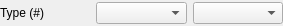
<?xml version="1.0" encoding="UTF-8"?>
<ui version="4.0">
 <class>DlgPrefSoundItem</class>
 <widget class="QWidget" name="DlgPrefSoundItem">
  <property name="geometry">
   <rect>
    <x>0</x>
    <y>0</y>
    <width>283</width>
    <height>26</height>
   </rect>
  </property>
  <property name="windowTitle">
   <string extracomment="Constructs new sound items inside the Sound Hardware Preferences, representing an AudioPath and SoundDevice">Sound Item Preferences</string>
  </property>
  <layout class="QHBoxLayout" name="horizontalLayout">
   <property name="margin">
    <number>0</number>
   </property>
   <item>
    <widget class="QLabel" name="typeLabel">
     <property name="text">
      <string>Type (#)</string>
     </property>
     <property name="buddy">
      <cstring>deviceComboBox</cstring>
     </property>
    </widget>
   </item>
   <item>
    <widget class="QComboBox" name="deviceComboBox">
     <property name="accessibleName">
      <string notr="true">device</string>
     </property>
    </widget>
   </item>
   <item>
    <widget class="QComboBox" name="channelComboBox">
     <property name="accessibleName">
      <string notr="true">channel</string>
     </property>
    </widget>
   </item>
  </layout>
 </widget>
 <resources/>
 <connections/>
</ui>
